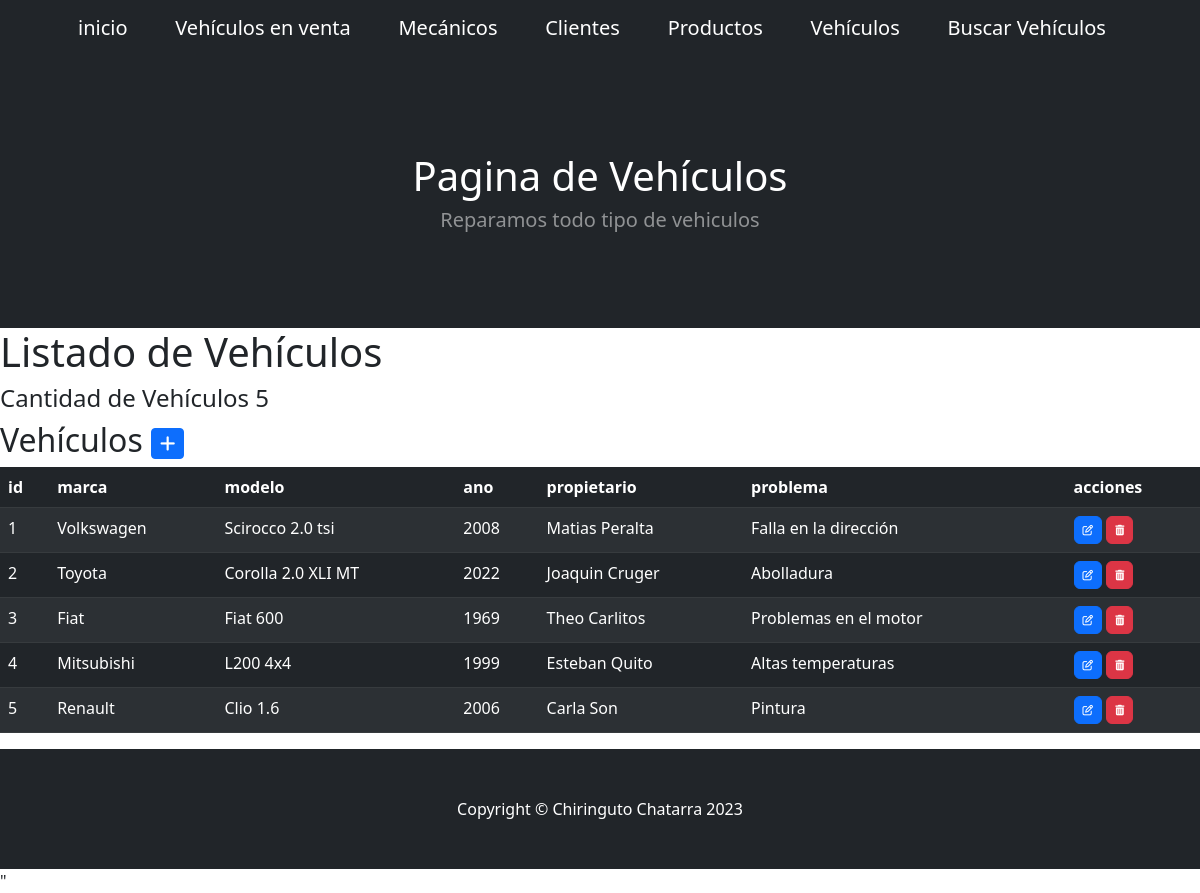
The app's page /vehiculos/ with its own data.
### aplicacion/models.py (models this page shows, shortened)
class Vehiculo(models.Model):
    marca = models.CharField(max_length=50)
    modelo = models.CharField(max_length=50)
    ano = models.IntegerField()
    propietario = models.CharField(max_length=50)
    problema = models.CharField(max_length=50)

### aplicacion/views.py (the view)
# urls.py: path('vehiculos/', vehiculos, name="vehiculos" ),
def vehiculos(request):
    contexto = {'vehiculos': Vehiculo.objects.all(), 'titulo' : 'Listado de Vehículos'}
    return render(request, "aplicacion/vehiculos.html", contexto)

### aplicacion/templates/aplicacion/vehiculos.html (shortened to what this page needs)
{% extends 'aplicacion/base.html' %}
{% load static %}
{% block titulo %}
    <h1>Pagina de Vehículos</h1>
{% endblock titulo %}
{% block contenido %}
    <h1>{{ titulo }}</h1>
    <h4>Cantidad de Vehículos {{ vehiculos|length }}</h4>
    <h2>Vehículos
        <tr>
            <td>
                <a
                href="{% url 'vehiculo_form4' %}"
                class="btn btn-primary btn-sm"
                >
                </a>
            </td>
        </h2>
    <table class="table table-dark table-striped">
        <thead>
            <tr>
                <th>id</th>
                <th>marca</th>
                <th>modelo</th>
                <th>ano</th>
                <th>propietario</th>
                <th>problema</th>
                <th> </th>
                <th>acciones</th>
            </tr>
        </thead>
        <tbody>
    {% for v in vehiculos %}
            <tr>
                <td> {{ v.id }} </td>
                <td> {{ v.marca }} </td>
                <td> {{ v.modelo }} </td>
                <td> {{ v.ano }} </td>
                <td> {{ v.propietario }} </td>
                <td> {{ v.problema }} </td>
                <td> {{ v.acciones }} </td>
                <td>
                    <a
                    href="{% url 'modifVehiculo' id_vehiculo=v.id %}"
                    class="btn btn-primary"
                    style="--bs-btn-padding-y: .25rem; --bs-btn-padding-x: .5rem; --bs-btn-font-size: .75rem;"
                    >
                    </a>
                    <a
                        href="{% url 'deleteVehiculo' id_vehiculo=v.id %}"
                        class="btn btn-danger"
                        style="--bs-btn-padding-y: .25rem; --bs-btn-padding-x: .5rem; --bs-btn-font-size: .75rem;"
                        >
                    </a>
                </td>
            </tr>
    {% endfor %}
        </tbody>
</table>
{% endblock contenido %}

### records on screen
Vehiculo: id "1", marca "Volkswagen", modelo "Scirocco 2.0 tsi", ano "2008", propietario "Matias Peralta", problema "Falla en la dirección"
Vehiculo: id "2", marca "Toyota", modelo "Corolla 2.0 XLI MT", ano "2022", propietario "Joaquin Cruger", problema "Abolladura"
Vehiculo: id "3", marca "Fiat", modelo "Fiat 600", ano "1969", propietario "Theo Carlitos", problema "Problemas en el motor"
Vehiculo: id "4", marca "Mitsubishi", modelo "L200 4x4", ano "1999", propietario "Esteban Quito", problema "Altas temperaturas"
Vehiculo: id "5", marca "Renault", modelo "Clio 1.6", ano "2006", propietario "Carla Son", problema "Pintura"

### other values on screen
{{ titulo }} "Listado de Vehículos"
{{ vehiculos|length }} "5"
